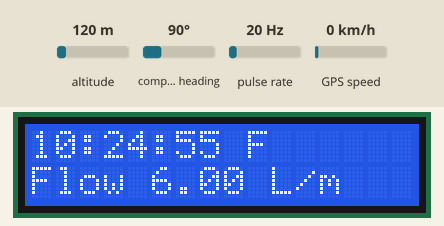
Simulated run of this sketch. Board: ESP32. Parts: 16×2 character LCD. Wiring (inferred from the names in the program): pulse sensor: data GPIO 13. The inputs (shaded band) are chosen by the test bench; at power-on: pulse rate 20 Hz, GPS speed 0 km/h, altitude 120 m, compass heading 90°. The local clock reads 2024-03-15 10:24:30 at power-on unless the sketch sets it; storage starts empty; the GPS gets a fix after 3 s at 37.7749, -122.4194 with 8 satellites; what the sketch prints to the serial monitor is not drawn.

Above: at 26.6 s.
26.7 s: pulse rate (sensor on GPIO 13) set to 4 Hz
At 35.8 s:
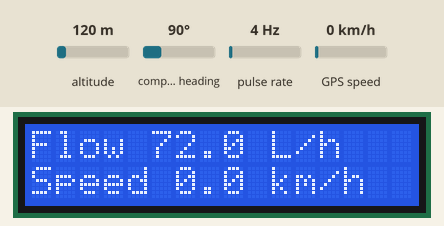
41.8 s: GPS speed set to 2 km/h
At 56.3 s:
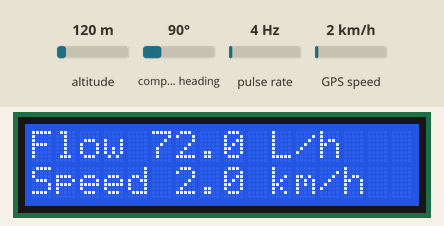
61.9 s: pulse rate (sensor on GPIO 13) set to 50 Hz
At 66.1 s:
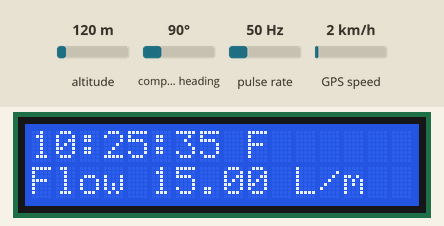
71.9 s: GPS speed set to 30 km/h
At 75.8 s:
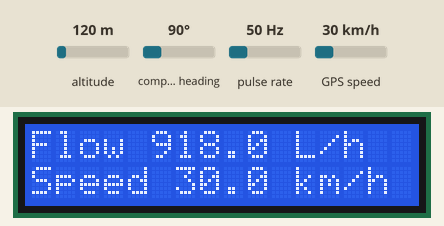
Timing chart, 0 to 77.3 s (numbered marks = the images above; inputs shaded):
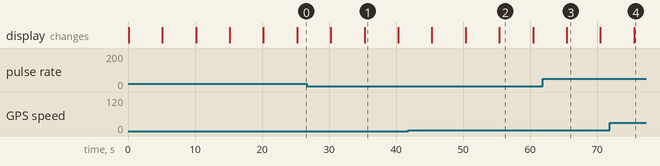

Measured:
- what the display in image 1 shows lasts 5.0 s, from 35.3 s to 40.3 s

The sketch:

lcd_rtc_fm_gps_v2.ino
```cpp
#include <Wire.h>
#include "RTClib.h"
#include <LiquidCrystal_I2C.h>
#include <TinyGPSPlus.h>
#include <SPI.h>
#include <SD.h>

// ================================
// RTC
// ================================
RTC_DS3231 rtc;
LiquidCrystal_I2C lcd(0x27, 16, 2);

// ================================
// SENSOR DE FLUJO
// ================================
const int flowPin = 13;
volatile unsigned long pulseCount = 0; // Pulsos desde la última medición

// Constantes de calibración del sensor
const float ML_PER_PULSE = 5.0; // Mililitros por pulso (ajusta según tu sensor)
const float PULSES_PER_LITER = 200.0; // Pulsos por litro
const unsigned long FLOW_INTERVAL = 1000; // Periodo de muestreo en ms (1 segundo)

float lastFlowLmin = 0.0;
float lastFlowLhour = 0.0;

// Variables de Acumulación
// Cambiamos el nombre para ser más explícitos y la inicializamos globalmente
float totalLitersConsumed = 0.0;


// ===== INTERRUPCIÓN =====
void IRAM_ATTR pulseInterrupt() {
  pulseCount++;
}

// ================================
// GPS (sin cambios)
// ================================
HardwareSerial GPS_Serial(2);
#define GPS_RX 16
#define GPS_TX 17
#define GPS_BAUD 9600
#define LCD_UPDATE 5000
#define SD_HZ       1000

TinyGPSPlus gps;

// ================================
// SD (sin cambios)
// ================================
#define SD_MISO 19
#define SD_MOSI 23
#define SD_SCK  18
#define SD_CS   5

char todayFilename[20];

void writeFile(fs::FS &fs, const char *path, const char *message) {
  File file = fs.open(path, FILE_WRITE);
  if (!file) return;
  file.print(message);
  file.close();
}

void appendFile(fs::FS &fs, const char *path, const char *message) {
  File file = fs.open(path, FILE_APPEND);
  if (!file) return;
  file.print(message);
  file.close();
}

void generateFilename(DateTime now) {
  snprintf(todayFilename, sizeof(todayFilename),
           "/%04d%02d%02d.csv",
           now.year(), now.month(), now.day());
}

// ================================
// FREE RTOS LCD TASK
// ================================
TaskHandle_t hTaskLCD;

int lcdPage = 0;
char lcdTimeString[20] = "";
bool lcdGpsFix = false;
float lcdFlow = 0.0;
float lcdFlowHour = 0.0;
double lcdLat = 0.0;
double lcdLon = 0.0;
float lcdSpeed = 0.0;
float lcdTotalLiters = 0.0; // Nuevo para el total

// ================================
// TASK LCD (Actualizada)
// ================================
void TaskLCD(void *pvParameters) {
  vTaskDelay(pdMS_TO_TICKS(LCD_UPDATE));

  for (;;) {
    lcd.clear();

    if (lcdPage == 0) {
      lcd.setCursor(0, 0);
      lcd.print(lcdTimeString);

      lcd.setCursor(9, 0);
      lcd.print(lcdGpsFix ? "F" : "NF");

      lcd.setCursor(0, 1);
      lcd.print("Flow ");
      lcd.print(lcdFlow, 2);
      lcd.print(" L/m");

    } else if (lcdPage == 1) {
      lcd.setCursor(0, 0);
      lcd.print("Lat:");
      lcd.print(lcdLat, 4);

      lcd.setCursor(0, 1);
      lcd.print("Lon:");
      lcd.print(lcdLon, 4);

    } else if (lcdPage == 2) {
      lcd.setCursor(0, 0);
      lcd.print("Flow ");
      lcd.print(lcdFlowHour, 1);
      lcd.print(" L/h");

      lcd.setCursor(0, 1);
      lcd.print("Speed ");
      lcd.print(lcdSpeed, 1);
      lcd.print(" km/h");

    } else if (lcdPage == 3) {

      lcd.setCursor(0, 0);
      lcd.print("Consumido:"); // Etiqueta más clara
      lcd.print(lcdTotalLiters, 2); // Usa el total
      lcd.print(" L"); // Corregido a Litros (L)

      lcd.setCursor(0, 1);
      lcd.print("Flow L/m: ");
      lcd.print(lcdFlow, 2);
    }

    lcdPage++;
    if (lcdPage > 3) lcdPage = 0;

    vTaskDelay(pdMS_TO_TICKS(LCD_UPDATE));
  }
}

// ================================
// SETUP (sin cambios)
// ================================
void setup() {
  Serial.begin(115200);

  pinMode(flowPin, INPUT);
  attachInterrupt(digitalPinToInterrupt(flowPin), pulseInterrupt, FALLING);

  Wire.begin(21, 22);

  lcd.init();
  lcd.backlight();
  lcd.clear();
  lcd.print("Iniciando...");

  if (!rtc.begin()) {
    lcd.clear();
    lcd.print("RTC ERROR");
    while (1);
  }

  GPS_Serial.begin(GPS_BAUD, SERIAL_8N1, GPS_RX, GPS_TX);

  SPI.begin(SD_SCK, SD_MISO, SD_MOSI, SD_CS);
  SD.begin(SD_CS);

  lcd.setCursor(0, 1);
  lcd.print("SD OK");

  xTaskCreatePinnedToCore(
    TaskLCD,
    "LCD_TASK",
    2048 * 2,
    NULL,
    1,
    &hTaskLCD,
    1
  );
}

// ================================
// LOOP (Actualizada)
// ================================
void loop() {

  while (GPS_Serial.available() > 0) {
    gps.encode(GPS_Serial.read());
  }

  bool gpsFix = gps.location.isValid() && gps.location.age() < 2000;

  // ===== Flujo =====
  static unsigned long prevFlowMillis = 0;
  unsigned long nowMs = millis();

  if (nowMs - prevFlowMillis >= FLOW_INTERVAL) {
    prevFlowMillis = nowMs;

    // 1. CALCULAR LITROS CONSUMIDOS EN ESTE INTERVALO (5 segundos)
    // Usamos pulseCount que es la cantidad de pulsos acumulados en FLOW_INTERVAL
    float litersInInterval = (float)pulseCount / PULSES_PER_LITER;

    // 2. ACUMULAR EL TOTAL
    totalLitersConsumed += litersInInterval; // Acumula el consumo total

    // 3. CALCULAR LA TASA DE FLUJO INSTANTÁNEA (L/min y L/h)
    // lastFlowLmin = (Litros en intervalo) * (Tasa de Intervalos por minuto)
    lastFlowLmin = litersInInterval * (60000.0 / FLOW_INTERVAL);
    lastFlowLhour = lastFlowLmin * 60.0;

    // 4. RESETEAR EL CONTADOR DE PULSOS
    // Esto es crucial para que la siguiente medición (después de 5s) sea limpia.
    pulseCount = 0;

    // Debug en Serial
    Serial.printf("Pulsos en %i s: %i | Consumo Intervalo: %.3f L | Flujo: %.2f L/min | Acumulado Total: %.3f L\n",
                  (int)(FLOW_INTERVAL/1000), (int)pulseCount, litersInInterval, lastFlowLmin, totalLitersConsumed);

  }
  // El código continua ejecutándose aquí sin esperar los 5 segundos.

  // ===== RTC (sin cambios) =====
  DateTime now = rtc.now();
  char timeString[20];
  snprintf(timeString, sizeof(timeString),
           "%02d:%02d:%02d",
           now.hour(), now.minute(), now.second());

  // ===== Pasar info a LCD (Actualizada) =====
  strcpy(lcdTimeString, timeString);
  lcdGpsFix = gpsFix;
  lcdFlow = lastFlowLmin;
  lcdFlowHour = lastFlowLhour;
  lcdLat = gpsFix ? gps.location.lat() : 0.0;
  lcdLon = gpsFix ? gps.location.lng() : 0.0;
  lcdSpeed = gpsFix ? gps.speed.kmph() : 0.0;
  lcdTotalLiters = totalLitersConsumed; // Pasa el total al LCD

  // ===== Guardado SD (Actualizada) =====
  static unsigned long lastSave = 0;

  if (millis() - lastSave >= SD_HZ) {
    lastSave = millis();

    generateFilename(now);

    if (!SD.exists(todayFilename)) {
      writeFile(SD, todayFilename,
                 "fecha,hora,flow_Lmin,lat,lon,fix,vel_kmh,litros_acumulados\n"); // Encabezado más claro
    }

    char line[200];
    snprintf(line, sizeof(line),
             "%04d-%02d-%02d,%s,%.3f,%.6f,%.6f,%d,%.2f,%.3f\n",
             now.year(), now.month(), now.day(),
             timeString,
             lastFlowLmin, // Flujo instantáneo
             gpsFix ? gps.location.lat() : 0.0,
             gpsFix ? gps.location.lng() : 0.0,
             gpsFix ? 1 : 0,
             lcdSpeed,
             totalLitersConsumed); // ¡Guarda el acumulado!

    appendFile(SD, todayFilename, line);

    Serial.print("Guardado → ");
    Serial.println(line);
  }

  delay(5);
}
```
